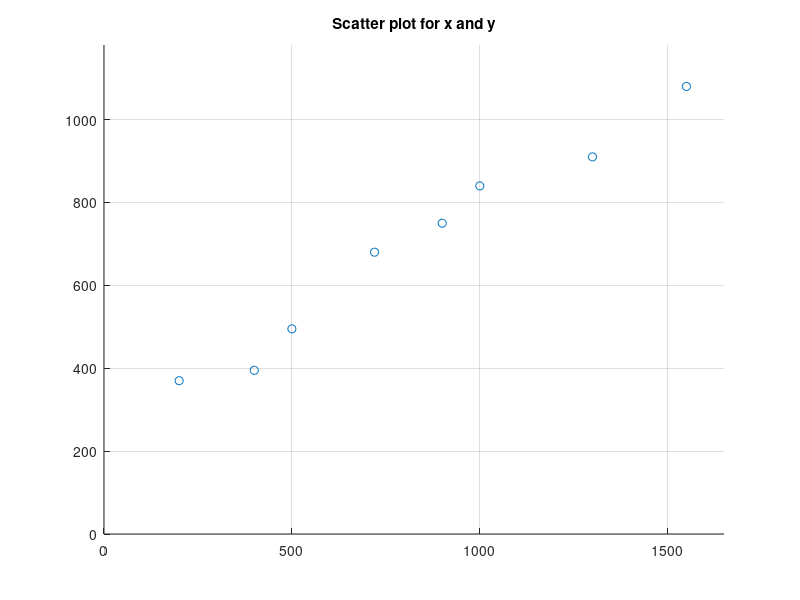

The MATLAB source for this figure:
%w8b.m linear regression using basic fitting interface
 clear all; close all, clc

%given simple example
x=[200, 1000,1550, 900, 1300, 400, 500, 720]';
y=[370, 840, 1080, 750, 910, 395, 495, 680]';
% draw a scatter plot first 
figure(1), scatter(x,y, 'r*'), title('Scatter plot for x and y')
axis([0 max(x)+100 0 max(y)+100]), hold on
grid on

%do the basic fitting interface in figure 1
%1. in figure(1), figure window
%   choose Tools --> Basic fitting
%2. From a small window apprears: select fitting method: 
%   in our case, "choose linear". Then click left arrow at the bottom of
%   the window "-->"
%3. the new window shows the slope and y-intercept with the amount of
%   residuals.You can save the result by clicking "save to Workspace"
%4. then ina new window, you can put a new value for "x' to obtain the
%   values for y